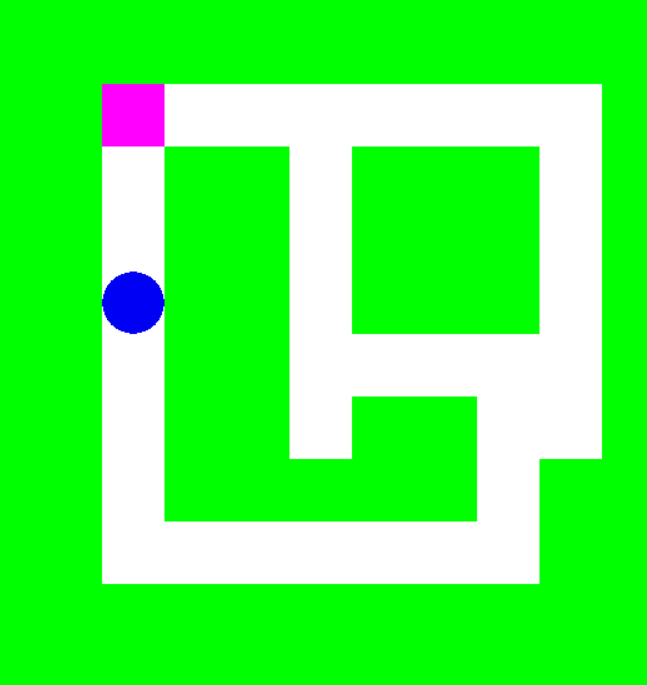
#> input picture Neuro-Evolutionary_model/Motion_disp.png, 647 x 685 px
$ python -i flappy_automate.py   (imports and definitions only)
#> lines starting #> are read from the running program, lines starting #| are printed output that depends on the picture; after the words box and inside, x2 and y2 are one past the last pixel; in counts of white or black regions, pixels touching at a corner belong together
#> further down, picture is the input picture: shape (685, 647, 3); mean B, G, R 80.8, 251, 79.2
import pygame
from pygame.locals import *
import sys
import random,cv2
import time,math,imutils
import numpy as np

bird_img='C:\\Users\\tusha\\Downloads\\bird.png'
#back_img='/home/parmeet/Downloads/flappy_back.jpeg'
# [2 lines not run here, left out]

# [1 line that did not run here, left out]
'''back=pygame.image.load(back_img)
screen.blit(back,(0,0))
'''
w,h=600,370
# [1 line not run here, left out]
y_bird=165
x_bird=70
y=0
move=0
color=(0,255,0)

##pillar banao
class pipe:

    def __init__(self):
        self.top=random.randint(0,h//2)
        self.bottom=random.randint(0,h//2)
        self.x=w
        self.width_of_pole=45
        self.speed=8
        self.score=0

    def show(self):
        rectT=(self.x,0,self.width_of_pole,self.top)
        rectB=(self.x,self.top+170,self.width_of_pole,h)
        pygame.draw.rect(screen,color,rectT)
        pygame.draw.rect(screen,color,rectB)

    def update(self):
        self.x-=self.speed

    def collision(self,bx,by):
        if bx>self.x and bx<self.x+self.width_of_pole:
            if by<=self.top or by>=self.top+170:
                color=(255,0,0)
                rect_newT=(self.x,0,self.width_of_pole,self.top)
                rect_newB=(self.x,self.top+170,self.width_of_pole,h)
                pygame.draw.rect(screen,color,rect_newT)
                pygame.draw.rect(screen,color,rect_newB)
                return 1
            return 0

# [2 lines not run here, left out]
def fun(x):
    pass
# [6 lines not run here, left out]
def tell_jump(img):
    kernel=np.ones((5,5))
    l_h=cv2.getTrackbarPos('l_h','panel')
    l_s=cv2.getTrackbarPos('l_s','panel')
    l_v=cv2.getTrackbarPos('l_v','panel')
    h_h=cv2.getTrackbarPos('h_h','panel')
    h_s=cv2.getTrackbarPos('h_s','panel')
    h_v=cv2.getTrackbarPos('h_v','panel')
    lower,higher=(l_h,l_s,l_v),(h_h,h_s,h_v)
    gray=cv2.cvtColor(img,cv2.COLOR_BGR2GRAY)
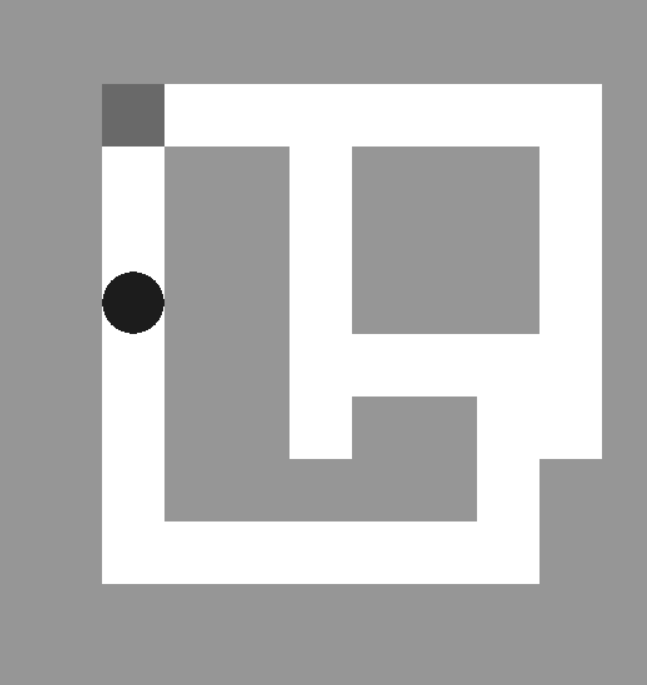
#> gray: shape (685, 647); min 28, max 255, mean 180.5
    cv2.rectangle(img,(70,70),(320,320),(0,0,255),1)
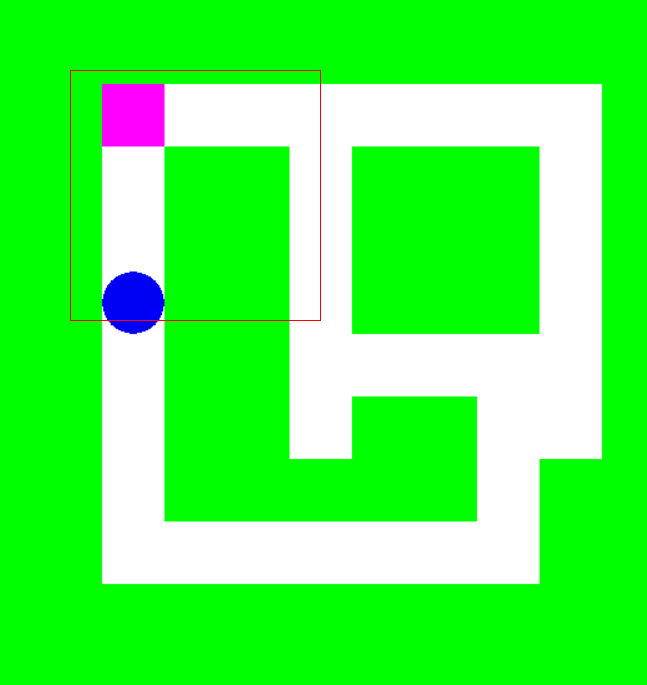
#> img: shape (685, 647, 3); 0.23% of pixels changed, all inside (x1, y1, x2, y2) = (70, 70, 321, 321)
    hand=img[70:320,70:320]
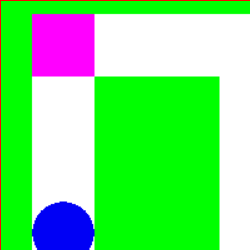
#> hand: shape (250, 250, 3); mean B, G, R 121, 226.8, 113.3
    blur=cv2.GaussianBlur(hand,(3,3),0)
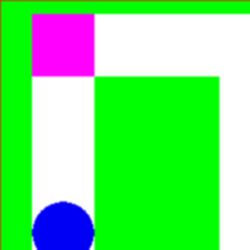
#> blur: shape (250, 250, 3); mean B, G, R 121, 227.3, 112.8
    hsv=cv2.cvtColor(blur,cv2.COLOR_BGR2HSV)
#> hsv: shape (250, 250, 3); mean H, S, V 47.4, 159.3, 252.7
    mask=cv2.inRange(hsv,lower,higher)
#> mask: shape (250, 250); every value is 0

    dilate=cv2.dilate(mask,kernel,iterations=1)
    erode=cv2.erode(dilate,kernel,iterations=1)

    filter=cv2.GaussianBlur(erode,(3,3),0)
    ret,thresh=cv2.threshold(filter,127,255,0)

    cnts=cv2.findContours(thresh,cv2.RETR_TREE,cv2.CHAIN_APPROX_SIMPLE)
#> cnts = 0 contours
    cnts=imutils.grab_contours(cnts)
#> cnts = []

    if len(cnts)>0:
        contour=max(cnts, key = lambda m :cv2.contourArea(m))
        (x,y,w,h)=cv2.boundingRect(contour)
        cv2.rectangle(hand,(x,y),(x+w,y+h),(0,0,255),0)
        hull=cv2.convexHull(contour,returnPoints=False)
        defects=cv2.convexityDefects(contour,hull)

        count_defect=0

        for i in range(defects.shape[0]):
            s,e,f,d=defects[i,0]
            start=tuple(contour[s][0])
            end=tuple(contour[e][0])
            far=tuple(contour[f][0])

            a=math.sqrt((end[0]-start[0])**2 +(end[1]-start[1])**2)
            b=math.sqrt((far[0]-start[0])**2 +(far[1]-start[1])**2)
            c=math.sqrt((end[0]-far[0])**2 +(end[1]-far[1])**2)

            angle=(math.acos((b**2 +c**2 -a**2)/(2*b*c))*180)/3.14

            if angle<=90:
                count_defect+=1

        if count_defect>2:
            return True
        else:
            return False

def bird_move_up():
    gravity=-9.9
    return gravity

def bird_move_down():
    gravity=9.7
    return gravity

pillar=[]
# [1 line not run here, left out]

x_start=550
press=0
up=None
start=False
score=0
# [68 lines not run here, left out]

>>> import cv2
>>> picture = cv2.imread('Motion_disp.png')
>>> result = tell_jump(picture)
